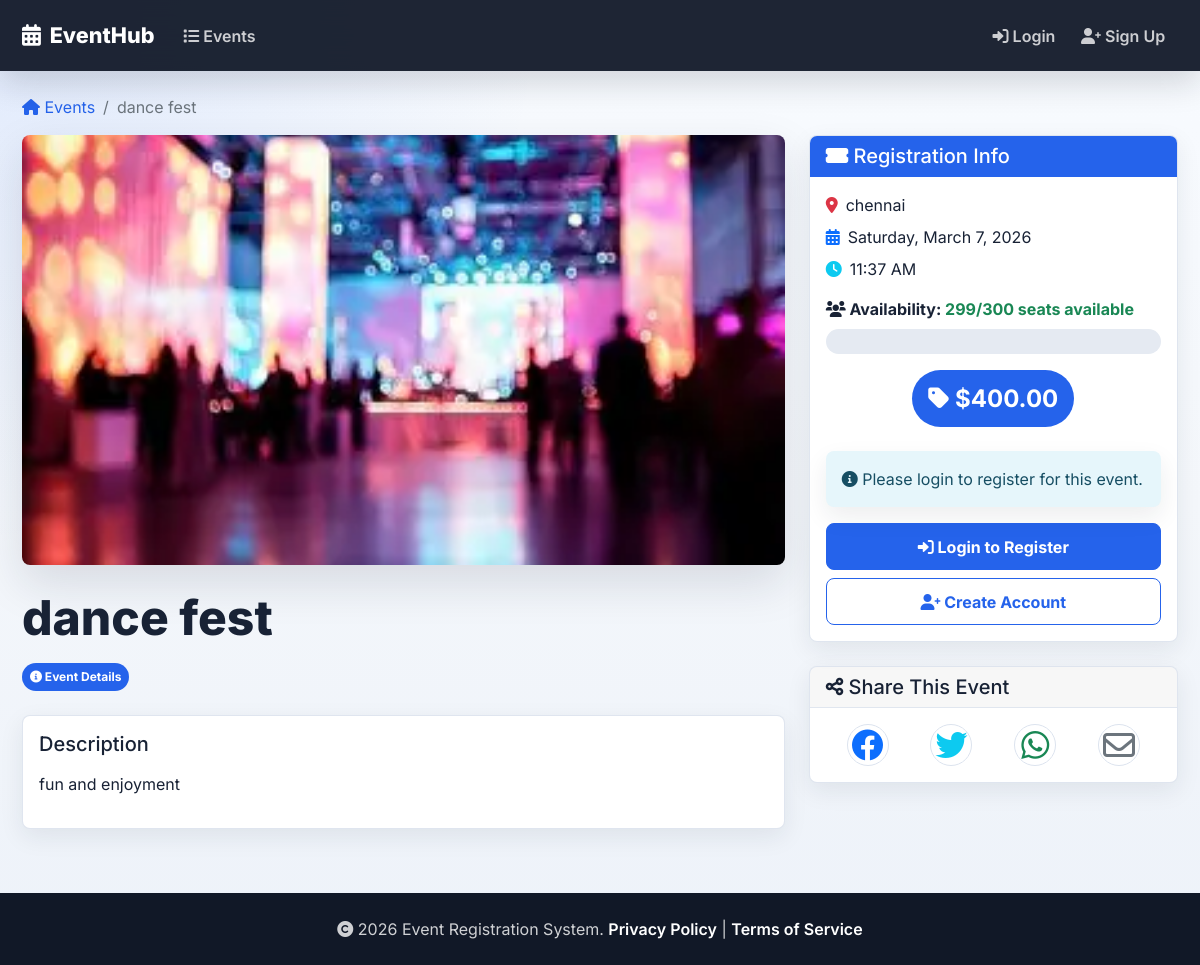
The page /events/event/3/ on the database as committed earlier.
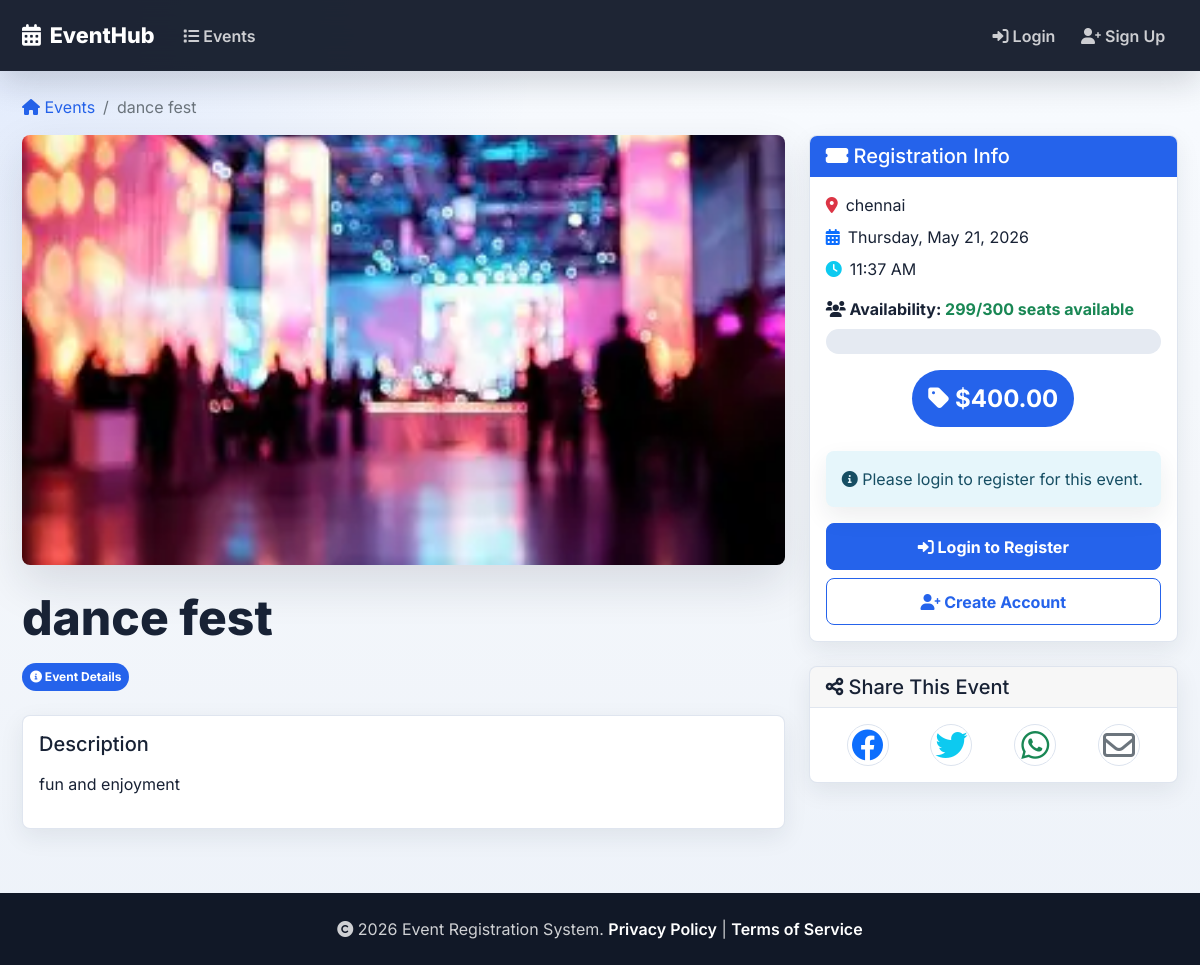
The same page on the database as committed later.
### events/models.py (models this page shows, shortened)
class Event(models.Model):
    title = models.CharField(max_length=200)
    description = models.TextField()
    venue = models.CharField(max_length=200)
    date = models.DateTimeField()
    capacity = models.IntegerField()
    price = models.DecimalField(max_digits=10, decimal_places=2, default=0.00)
    image = models.ImageField(upload_to='event_images/', blank=True, null=True)
    created_by = models.ForeignKey(User, on_delete=models.CASCADE, related_name='events_created')
    created_at = models.DateTimeField(auto_now_add=True)
    is_active = models.BooleanField(default=True)
    @property
    def available_seats(self):
        booked = self.registrations.filter(status='confirmed').count()
        return self.capacity - booked

### events/views.py (the view)
# urls.py: path('event/<int:pk>/', views.event_detail, name='event_detail'),
def event_detail(request, pk):
    event = get_object_or_404(Event, pk=pk, is_active=True)
    user_registered = False
    if request.user.is_authenticated:
        user_registered = Registration.objects.filter(
            event=event,
            user=request.user,
            status__in=['pending', 'confirmed']
        ).exists()
    context = {
        'event': event,
        'user_registered': user_registered,
        'now': timezone.now(),
    }
    return render(request, 'events/event_detail.html', context)

### events/templates/events/event_detail.html (shortened to what the changed rows need)
{% extends 'base.html' %}
{% block content %}
<div class="container">
    <nav aria-label="breadcrumb">
        <ol class="breadcrumb">
            <li class="breadcrumb-item"><a href="{% url 'event_list' %}"><i class="fas fa-home"></i> Events</a></li>
            <li class="breadcrumb-item active" aria-current="page">{{ event.title|truncatechars:30 }}</li>
        </ol>
    </nav>
    <div class="row">
        <div class="col-md-8">
            {% if event.image %}
                <div class="mb-4">
                    <img src="{{ event.image.url }}" class="event-detail-image" alt="{{ event.title }}">
                </div>
            {% endif %}
            <h1 class="display-5 detail-title">{{ event.title }}</h1>
            <div class="mb-4">
                <span class="badge bg-primary p-2">
                </span>
            </div>
            <div class="card mb-4">
                <div class="card-body">
                    <p class="card-text">{{ event.description|linebreaks }}</p>
                </div>
            </div>
        </div>
        <div class="col-md-4">
            <div class="card mb-4 sticky-top sticky-card">
                <div class="card-body">
                    <div class="mb-3">
                        <div class="d-flex align-items-center mb-2">
                            <i class="fas fa-map-marker-alt text-danger me-2"></i>
                            <span>{{ event.venue }}</span>
                        </div>
                        <div class="d-flex align-items-center mb-2">
                            <i class="fas fa-calendar-alt text-primary me-2"></i>
                            <span>{{ event.date|date:"l, F j, Y" }}</span>
                        </div>
                        <div class="d-flex align-items-center mb-2">
                            <i class="fas fa-clock text-info me-2"></i>
                            <span>{{ event.date|date:"g:i A" }}</span>
                        </div>
                    </div>
                    <div class="mb-3">
                        <label class="form-label fw-bold">
                            <i class="fas fa-users"></i> Availability:
                            <span class="{% if event.available_seats > 10 %}text-success{% elif event.available_seats > 0 %}text-warning{% else %}text-danger{% endif %}">
                                {{ event.available_seats }}/{{ event.capacity }} seats available
                            </span>
                        </label>
                            {% widthratio event.registrations.count event.capacity 100 as percentage %}
                    </div>
                    <div class="mb-4 text-center">
                        <h3>
                            {% if event.price == 0 %}
                                <span class="badge bg-success p-3 fs-4">
                                    <i class="fas fa-gift"></i> FREE
                                </span>
                            {% else %}
                                <span class="badge bg-primary p-3 fs-4">
                                    <i class="fas fa-tag"></i> ${{ event.price }}
                                </span>
                            {% endif %}
                        </h3>
                    </div>
                </div>
            </div>
        </div>
    </div>
</div>
{% endblock %}

Rows that differ between the two databases and show on the page:
changed Event "dance fest": date "Saturday, March 7, 2026" → "Thursday, May 21, 2026"
